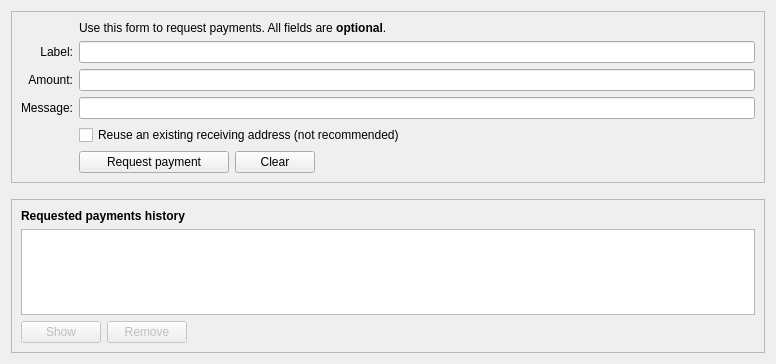
<?xml version="1.0" encoding="UTF-8"?>
<ui version="4.0">
 <class>ReceiveCoinsDialog</class>
 <widget class="QWidget" name="ReceiveCoinsDialog">
  <property name="geometry">
   <rect>
    <x>0</x>
    <y>0</y>
    <width>776</width>
    <height>364</height>
   </rect>
  </property>
  <layout class="QVBoxLayout" name="verticalLayout" stretch="0,0,1">
   <item>
    <widget class="QFrame" name="frame2">
     <property name="sizePolicy">
      <sizepolicy hsizetype="Preferred" vsizetype="Expanding">
       <horstretch>0</horstretch>
       <verstretch>0</verstretch>
      </sizepolicy>
     </property>
     <property name="frameShape">
      <enum>QFrame::StyledPanel</enum>
     </property>
     <property name="frameShadow">
      <enum>QFrame::Sunken</enum>
     </property>
     <layout class="QVBoxLayout" name="verticalLayout_3">
      <item>
       <layout class="QGridLayout" name="gridLayout">
        <item row="7" column="2">
         <widget class="QCheckBox" name="reuseAddress">
          <property name="toolTip">
           <string>Reuse one of the previously used receiving addresses. Reusing addresses has security and privacy issues. Do not use this unless re-generating a payment request made before.</string>
          </property>
          <property name="text">
           <string>Reuse an existing receiving address (not recommended)</string>
          </property>
         </widget>
        </item>
        <item row="7" column="0">
         <widget class="QLabel" name="label_4">
          <property name="text">
           <string/>
          </property>
         </widget>
        </item>
        <item row="6" column="0">
         <widget class="QLabel" name="label_3">
          <property name="toolTip">
           <string>An optional message to attach to the payment request, which will be displayed when the request is opened. Note: The message will not be sent with the payment over the Syscoin network.</string>
          </property>
          <property name="text">
           <string>Message:</string>
          </property>
          <property name="alignment">
           <set>Qt::AlignRight|Qt::AlignTrailing|Qt::AlignVCenter</set>
          </property>
          <property name="buddy">
           <cstring>reqMessage</cstring>
          </property>
         </widget>
        </item>
        <item row="4" column="2">
         <widget class="QLineEdit" name="reqLabel">
          <property name="toolTip">
           <string>An optional label to associate with the new receiving address.</string>
          </property>
         </widget>
        </item>
        <item row="6" column="2">
         <widget class="QLineEdit" name="reqMessage">
          <property name="toolTip">
           <string>An optional message to attach to the payment request, which will be displayed when the request is opened. Note: The message will not be sent with the payment over the Syscoin network.</string>
          </property>
         </widget>
        </item>
        <item row="2" column="2">
         <widget class="QLabel" name="label_5">
          <property name="text">
           <string>Use this form to request payments. All fields are &lt;b&gt;optional&lt;/b&gt;.</string>
          </property>
         </widget>
        </item>
        <item row="4" column="0">
         <widget class="QLabel" name="label_2">
          <property name="toolTip">
           <string>An optional label to associate with the new receiving address.</string>
          </property>
          <property name="text">
           <string>Label:</string>
          </property>
          <property name="alignment">
           <set>Qt::AlignRight|Qt::AlignTrailing|Qt::AlignVCenter</set>
          </property>
          <property name="buddy">
           <cstring>reqLabel</cstring>
          </property>
         </widget>
        </item>
        <item row="5" column="0">
         <widget class="QLabel" name="label">
          <property name="toolTip">
           <string>An optional amount to request. Leave this empty or zero to not request a specific amount.</string>
          </property>
          <property name="text">
           <string>Amount:</string>
          </property>
          <property name="alignment">
           <set>Qt::AlignRight|Qt::AlignTrailing|Qt::AlignVCenter</set>
          </property>
          <property name="buddy">
           <cstring>reqAmount</cstring>
          </property>
         </widget>
        </item>
        <item row="5" column="2">
         <widget class="SyscoinAmountField" name="reqAmount">
          <property name="minimumSize">
           <size>
            <width>80</width>
            <height>0</height>
           </size>
          </property>
          <property name="toolTip">
           <string>An optional amount to request. Leave this empty or zero to not request a specific amount.</string>
          </property>
         </widget>
        </item>
        <item row="8" column="2">
         <layout class="QHBoxLayout" name="horizontalLayout">
          <item>
           <widget class="QPushButton" name="receiveButton">
            <property name="minimumSize">
             <size>
              <width>150</width>
              <height>0</height>
             </size>
            </property>
            <property name="text">
             <string>Request payment</string>
            </property>
           </widget>
          </item>
          <item>
           <widget class="QPushButton" name="clearButton">
            <property name="sizePolicy">
             <sizepolicy hsizetype="Minimum" vsizetype="Fixed">
              <horstretch>0</horstretch>
              <verstretch>0</verstretch>
             </sizepolicy>
            </property>
            <property name="toolTip">
             <string>Clear all fields of the form.</string>
            </property>
            <property name="text">
             <string>Clear</string>
            </property>
             <property name="autoDefault">
             <bool>false</bool>
            </property>
           </widget>
          </item>
          <item>
           <spacer name="horizontalSpacer">
            <property name="orientation">
             <enum>Qt::Horizontal</enum>
            </property>
            <property name="sizeHint" stdset="0">
             <size>
              <width>40</width>
              <height>20</height>
             </size>
            </property>
           </spacer>
          </item>
         </layout>
        </item>
        <item row="8" column="0">
         <widget class="QLabel" name="label_7">
          <property name="text">
           <string/>
          </property>
         </widget>
        </item>
       </layout>
      </item>
     </layout>
    </widget>
   </item>
   <item>
    <spacer name="verticalSpacer_2">
     <property name="orientation">
      <enum>Qt::Vertical</enum>
     </property>
     <property name="sizeHint" stdset="0">
      <size>
       <width>20</width>
       <height>10</height>
      </size>
     </property>
    </spacer>
   </item>
   <item>
    <widget class="QFrame" name="frame">
     <property name="sizePolicy">
      <sizepolicy hsizetype="Preferred" vsizetype="Expanding">
       <horstretch>0</horstretch>
       <verstretch>0</verstretch>
      </sizepolicy>
     </property>
     <property name="frameShape">
      <enum>QFrame::StyledPanel</enum>
     </property>
     <property name="frameShadow">
      <enum>QFrame::Raised</enum>
     </property>
     <layout class="QVBoxLayout" name="verticalLayout_2">
      <item>
       <widget class="QLabel" name="label_6">
        <property name="font">
         <font>
          <weight>75</weight>
          <bold>true</bold>
         </font>
        </property>
        <property name="text">
         <string>Requested payments history</string>
        </property>
       </widget>
      </item>
      <item>
       <widget class="QTableView" name="recentRequestsView">
        <property name="contextMenuPolicy">
         <enum>Qt::CustomContextMenu</enum>
        </property>
        <property name="tabKeyNavigation">
         <bool>false</bool>
        </property>
        <property name="sortingEnabled">
         <bool>true</bool>
        </property>
       </widget>
      </item>
      <item>
       <layout class="QHBoxLayout" name="horizontalLayout_2">
        <item>
         <widget class="QPushButton" name="showRequestButton">
          <property name="enabled">
           <bool>false</bool>
          </property>
          <property name="toolTip">
           <string>Show the selected request (does the same as double clicking an entry)</string>
          </property>
          <property name="text">
           <string>Show</string>
          </property>
          <property name="autoDefault">
           <bool>false</bool>
          </property>
         </widget>
        </item>
        <item>
         <widget class="QPushButton" name="removeRequestButton">
          <property name="enabled">
           <bool>false</bool>
          </property>
          <property name="toolTip">
           <string>Remove the selected entries from the list</string>
          </property>
          <property name="text">
           <string>Remove</string>
          </property>
          <property name="autoDefault">
           <bool>false</bool>
          </property>
         </widget>
        </item>
        <item>
         <spacer name="horizontalSpacer_2">
          <property name="orientation">
           <enum>Qt::Horizontal</enum>
          </property>
          <property name="sizeHint" stdset="0">
           <size>
            <width>40</width>
            <height>20</height>
           </size>
          </property>
         </spacer>
        </item>
       </layout>
      </item>
     </layout>
    </widget>
   </item>
  </layout>
 </widget>
 <customwidgets>
  <customwidget>
   <class>SyscoinAmountField</class>
   <extends>QLineEdit</extends>
   <header>syscoinamountfield.h</header>
   <container>1</container>
  </customwidget>
 </customwidgets>
 <tabstops>
  <tabstop>reqLabel</tabstop>
  <tabstop>reqAmount</tabstop>
  <tabstop>reqMessage</tabstop>
  <tabstop>reuseAddress</tabstop>
  <tabstop>receiveButton</tabstop>
  <tabstop>clearButton</tabstop>
  <tabstop>recentRequestsView</tabstop>
  <tabstop>showRequestButton</tabstop>
  <tabstop>removeRequestButton</tabstop>
 </tabstops>
 <resources>
  <include location="../syscoin.qrc"/>
 </resources>
 <connections/>
</ui>
